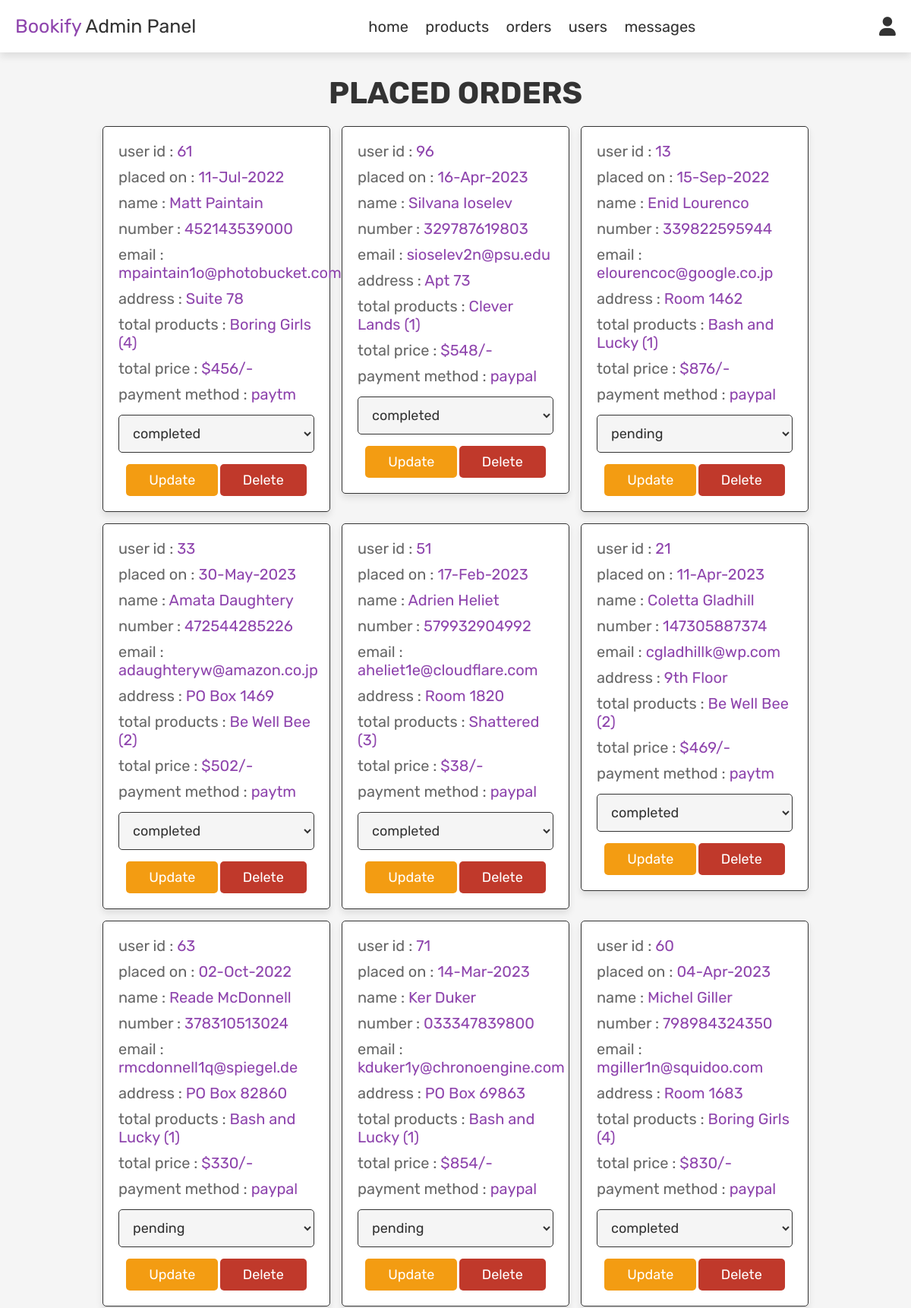
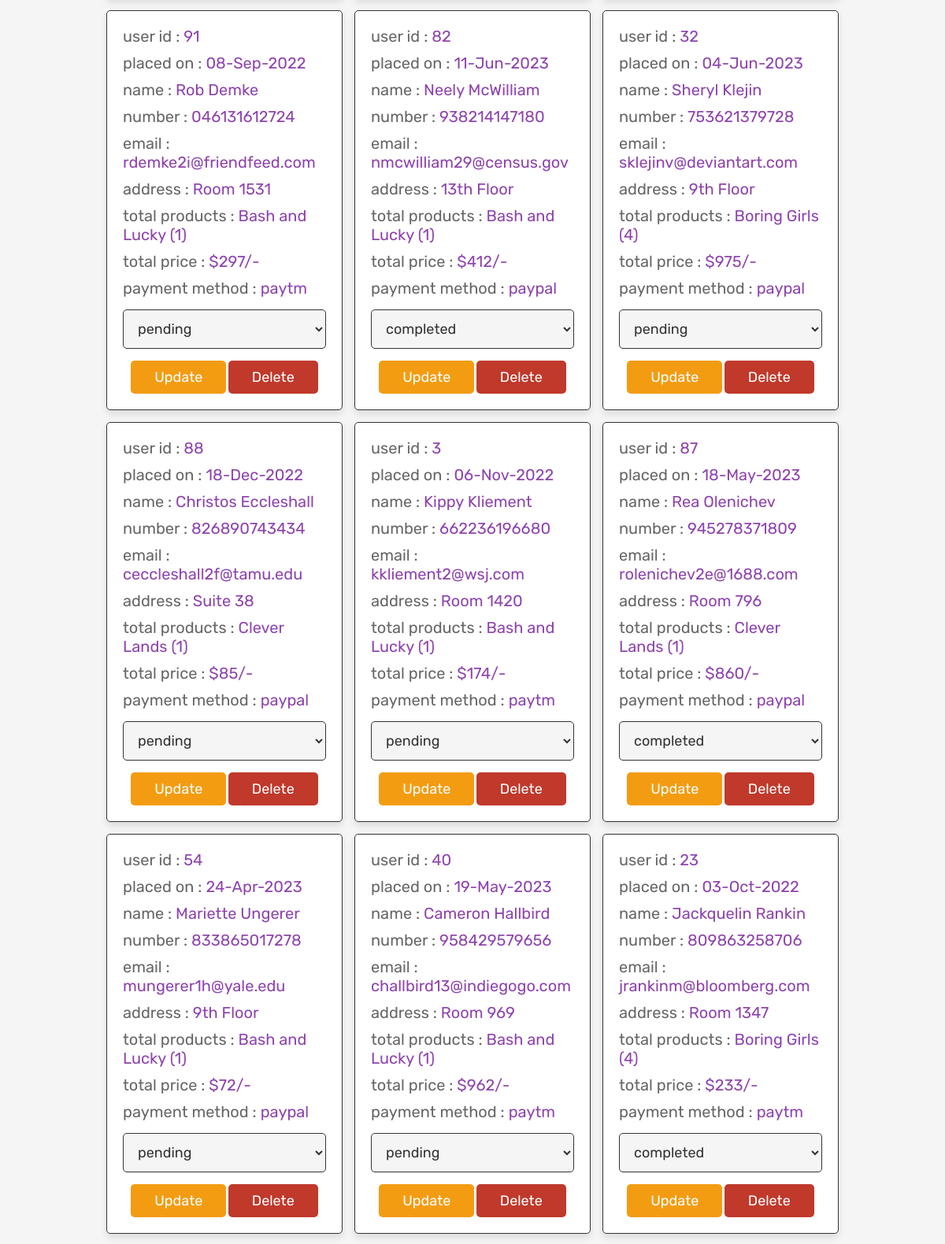
The app's page /admin_orders.php (signed in, upper part) with its own data (2 pictures, top to bottom).
### tables this page shows
CREATE TABLE IF NOT EXISTS `orders` (
  `id` int NOT NULL AUTO_INCREMENT,
  `user_id` int NOT NULL,
  `name` varchar(100) NOT NULL,
  `number` varchar(12) NOT NULL,
  `email` varchar(100) NOT NULL,
  `method` varchar(50) NOT NULL,
  `address` varchar(500) NOT NULL,
  `total_products` varchar(1000) NOT NULL,
  `total_price` int NOT NULL,
  `placed_on` varchar(50) NOT NULL,
  `payment_status` varchar(20) NOT NULL DEFAULT 'pending',
  PRIMARY KEY (`id`)
);

### admin_orders.php (the view, shortened to what this page needs)
<?php
include 'config.php';
?>
<!DOCTYPE html>
<html lang="en">
<head>
   <link rel="stylesheet" href="https://cdnjs.cloudflare.com/ajax/libs/font-awesome/6.0.0/css/all.min.css">
   <link rel="stylesheet" href="css/admin_style.css">
</head>
<body>
<?php include 'admin_header.php'; ?>
<section class="orders">
   <h1 class="title">placed orders</h1>
   <div class="box-container">
      <?php
      $select_orders = mysqli_query($conn, "SELECT * FROM `orders`") or die('query failed');
      if(mysqli_num_rows($select_orders) > 0){
         while($fetch_orders = mysqli_fetch_assoc($select_orders)){
      ?>
      <div class="box">
         <p> user id : <span><?php echo $fetch_orders['user_id']; ?></span> </p>
         <p> placed on : <span><?php echo $fetch_orders['placed_on']; ?></span> </p>
         <p> name : <span><?php echo $fetch_orders['name']; ?></span> </p>
         <p> number : <span><?php echo $fetch_orders['number']; ?></span> </p>
         <p> email : <span><?php echo $fetch_orders['email']; ?></span> </p>
         <p> address : <span><?php echo $fetch_orders['address']; ?></span> </p>
         <p> total products : <span><?php echo $fetch_orders['total_products']; ?></span> </p>
         <p> total price : <span>$<?php echo $fetch_orders['total_price']; ?>/-</span> </p>
         <p> payment method : <span><?php echo $fetch_orders['method']; ?></span> </p>
         <form action="" method="post">
            <select name="update_payment">
               <option value="" selected disabled><?php echo $fetch_orders['payment_status']; ?></option>
            </select>
            <input type="submit" value="update" name="update_order" class="option-btn">
            <a href="admin_orders.php?delete=<?php echo $fetch_orders['id']; ?>" onclick="return confirm('delete this order?');" class="delete-btn">delete</a>
         </form>
      </div>
      <?php
         }
      }else{
         echo '<p class="empty">no orders placed yet!</p>';
      }
      ?>
   </div>
</section>
</body>
</html>

### css/admin_style.css (style rules this page uses)
:root { --purple:#8e44ad; --red:#c0392b; --orange:#f39c12; --black:#333; --white:#fff; --light-color:#666; --light-white:#ccc; --light-bg:#f5f5f5; --border:.1rem solid var(--black); --box-shadow:0 .5rem 1rem rgba(0,0,0,.1); }
* { font-family: 'Rubik', sans-serif; margin:0; padding:0; box-sizing: border-box; outline: none; border:none; text-decoration: none; transition:all .2s linear; }
html { font-size: 62.5%; overflow-x: hidden; }
body { background-color: var(--light-bg); }
section { padding:3rem 2rem; }
.title { text-align: center; margin-bottom: 2rem; text-transform: uppercase; color:var(--black); font-size: 4rem; }
.btn, .option-btn, .delete-btn, .white-btn { display: inline-block; margin-top: 1rem; padding:1rem 3rem; cursor: pointer; color:var(--white); font-size: 1.8rem; border-radius: .5rem; text-transform: capitalize; }
.option-btn { background-color: var(--orange); }
.delete-btn { background-color: var(--red); }
.orders .box-container { display: grid; grid-template-columns: repeat(auto-fit, 30rem); justify-content: center; gap:1.5rem; max-width: 1200px; margin:0 auto; align-items: flex-start; }
.orders .box-container .box { background-color: var(--white); padding:2rem; border:var(--border); box-shadow: var(--box-shadow); border-radius: .5rem; }
.orders .box-container .box p { padding-bottom: 1rem; font-size: 2rem; color:var(--light-color); }
.orders .box-container .box p span { color:var(--purple); }
.orders .box-container .box form { text-align: center; }
.orders .box-container .box form select { border-radius: .5rem; margin:.5rem 0; width: 100%; background-color: var(--light-bg); border:var(--border); padding:1.2rem 1.4rem; font-size: 1.8rem; color:var(--black); }

### records on screen
orders: user "61", placed_on "11-Jul-2022", name "Matt Paintain", number "452143539000", email "mpaintain1o@photobucket.com", address "Suite 78", total_products "Boring Girls (4)", total_price "456", method "paytm", update_payment "completed"
orders: user "96", placed_on "16-Apr-2023", name "Silvana Ioselev", number "329787619803", email "sioselev2n@psu.edu", address "Apt 73", total_products "Clever Lands (1)", total_price "548", method "paypal", update_payment "completed"
orders: user "13", placed_on "15-Sep-2022", name "Enid Lourenco", number "339822595944", email "elourencoc@google.co.jp", address "Room 1462", total_products "Bash and Lucky (1)", total_price "876", method "paypal", update_payment "pending"
orders: user "33", placed_on "30-May-2023", name "Amata Daughtery", number "472544285226", email "adaughteryw@amazon.co.jp", address "PO Box 1469", total_products "Be Well Bee (2)", total_price "502", method "paytm", update_payment "completed"
orders: user "51", placed_on "17-Feb-2023", name "Adrien Heliet", number "579932904992", email "aheliet1e@cloudflare.com", address "Room 1820", total_products "Shattered (3)", total_price "38", method "paypal", update_payment "completed"
orders: user "21", placed_on "11-Apr-2023", name "Coletta Gladhill", number "147305887374", email "cgladhillk@wp.com", address "9th Floor", total_products "Be Well Bee (2)", total_price "469", method "paytm", update_payment "completed"
orders: user "63", placed_on "02-Oct-2022", name "Reade McDonnell", number "378310513024", email "rmcdonnell1q@spiegel.de", address "PO Box 82860", total_products "Bash and Lucky (1)", total_price "330", method "paypal", update_payment "pending"
orders: user "71", placed_on "14-Mar-2023", name "Ker Duker", number "033347839800", email "kduker1y@chronoengine.com", address "PO Box 69863", total_products "Bash and Lucky (1)", total_price "854", method "paypal", update_payment "pending"
orders: user "60", placed_on "04-Apr-2023", name "Michel Giller", number "798984324350", email "mgiller1n@squidoo.com", address "Room 1683", total_products "Boring Girls (4)", total_price "830", method "paypal", update_payment "completed"
orders: user "91", placed_on "08-Sep-2022", name "Rob Demke", number "046131612724", email "rdemke2i@friendfeed.com", address "Room 1531", total_products "Bash and Lucky (1)", total_price "297", method "paytm", update_payment "pending"
orders: user "82", placed_on "11-Jun-2023", name "Neely McWilliam", number "938214147180", email "nmcwilliam29@census.gov", address "13th Floor", total_products "Bash and Lucky (1)", total_price "412", method "paypal", update_payment "completed"
orders: user "32", placed_on "04-Jun-2023", name "Sheryl Klejin", number "753621379728", email "sklejinv@deviantart.com", address "9th Floor", total_products "Boring Girls (4)", total_price "975", method "paypal", update_payment "pending"
orders: user "88", placed_on "18-Dec-2022", name "Christos Eccleshall", number "826890743434", email "ceccleshall2f@tamu.edu", address "Suite 38", total_products "Clever Lands (1)", total_price "85", method "paypal", update_payment "pending"
orders: user "3", placed_on "06-Nov-2022", name "Kippy Kliement", number "662236196680", email "kkliement2@wsj.com", address "Room 1420", total_products "Bash and Lucky (1)", total_price "174", method "paytm", update_payment "pending"
orders: user "87", placed_on "18-May-2023", name "Rea Olenichev", number "945278371809", email "rolenichev2e@1688.com", address "Room 796", total_products "Clever Lands (1)", total_price "860", method "paypal", update_payment "completed"
orders: user "54", placed_on "24-Apr-2023", name "Mariette Ungerer", number "833865017278", email "mungerer1h@yale.edu", address "9th Floor", total_products "Bash and Lucky (1)", total_price "72", method "paypal", update_payment "pending"
orders: user "40", placed_on "19-May-2023", name "Cameron Hallbird", number "958429579656", email "challbird13@indiegogo.com", address "Room 969", total_products "Bash and Lucky (1)", total_price "962", method "paytm", update_payment "pending"
orders: user "23", placed_on "03-Oct-2022", name "Jackquelin Rankin", number "809863258706", email "jrankinm@bloomberg.com", address "Room 1347", total_products "Boring Girls (4)", total_price "233", method "paytm", update_payment "completed"
